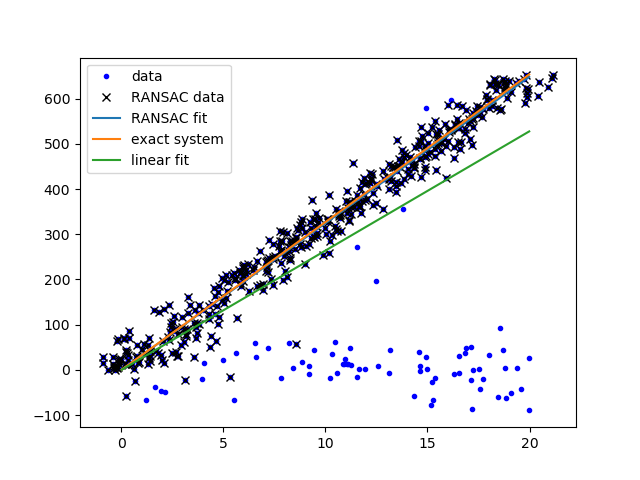

The Python source for this figure:
import numpy as np
import scipy as sp
import scipy.linalg as sl


def ransac(data, model, n, k, t, d, debug=False, return_all=False):
    """
    输入:
        data - 样本点
        model - 假设模型:事先自己确定
        n - 生成模型所需的最少样本点
        k - 最大迭代次数
        t - 阈值:作为判断点满足模型的条件
        d - 拟合较好时,需要的样本点最少的个数,当做阈值看待
    输出:
        bestfit - 最优拟合解（返回nil,如果未找到）
    """
    iterations = 0
    bestfit = None
    besterr = np.inf  # 设置默认值
    best_inlier_idxs = None
    while iterations < k:
        maybe_idxs, test_idxs = random_partition(n, data.shape[0])
        print('test_idxs = ', test_idxs)
        maybe_inliers = data[maybe_idxs, :]  # 获取size(maybe_idxs)行数据(Xi,Yi)
        test_points = data[test_idxs]  # 若干行(Xi,Yi)数据点
        maybemodel = model.fit(maybe_inliers)  # 拟合模型
        test_err = model.get_error(test_points, maybemodel)  # 计算误差:平方和最小
        print('test_err = ', test_err < t)
        also_idxs = test_idxs[test_err < t]
        print('also_idxs = ', also_idxs)
        also_inliers = data[also_idxs, :]
        if debug:
            print('test_err.min()', test_err.min())
            print('test_err.max()', test_err.max())
            print('numpy.mean(test_err)', np.mean(test_err))
            print('iteration %d:len(alsoinliers) = %d' % (iterations, len(also_inliers)))
        # if len(also_inliers > d):
        print('d = ', d)
        if (len(also_inliers) > d):
            betterdata = np.concatenate((maybe_inliers, also_inliers))  # 样本连接
            bettermodel = model.fit(betterdata)
            better_errs = model.get_error(betterdata, bettermodel)
            thiserr = np.mean(better_errs)  # 平均误差作为新的误差
            if thiserr < besterr:
                bestfit = bettermodel
                besterr = thiserr
                best_inlier_idxs = np.concatenate((maybe_idxs, also_idxs))  # 更新局内点,将新点加入
        iterations += 1
    if bestfit is None:
        raise ValueError("did't meet fit acceptance criteria")
    if return_all:
        return bestfit, {'inliers': best_inlier_idxs}
    else:
        return bestfit


def random_partition(n, n_data):
    """return n random rows of data and the other len(data) - n rows"""
    all_idxs = np.arange(n_data)  # 获取n_data下标索引
    np.random.shuffle(all_idxs)  # 打乱下标索引
    idxs1 = all_idxs[:n]
    idxs2 = all_idxs[n:]
    return idxs1, idxs2


class LinearLeastSquareModel:
    # 最小二乘求线性解,用于RANSAC的输入模型
    def __init__(self, input_columns, output_columns, debug=False):
        self.input_columns = input_columns
        self.output_columns = output_columns
        self.debug = debug

    def fit(self, data):
        # np.vstack按垂直方向（行顺序）堆叠数组构成一个新的数组
        A = np.vstack([data[:, i] for i in self.input_columns]).T  # 第一列Xi-->行Xi
        B = np.vstack([data[:, i] for i in self.output_columns]).T  # 第二列Yi-->行Yi
        x, resids, rank, s = sl.lstsq(A, B)  # residues:残差和
        return x  # 返回最小平方和向量

    def get_error(self, data, model):
        A = np.vstack([data[:, i] for i in self.input_columns]).T  # 第一列Xi-->行Xi
        B = np.vstack([data[:, i] for i in self.output_columns]).T  # 第二列Yi-->行Yi
        B_fit = sp.dot(A, model)  # 计算的y值,B_fit = model.k*A + model.b
        err_per_point = np.sum((B - B_fit) ** 2, axis=1)  # sum squared error per row
        return err_per_point


def test():
    # 生成理想数据
    n_samples = 500  # 样本个数
    n_inputs = 1  # 输入变量个数
    n_outputs = 1  # 输出变量个数
    A_exact = 20 * np.random.random((n_samples, n_inputs))  # 随机生成0-20之间的500个数据:行向量
    perfect_fit = 60 * np.random.normal(size=(n_inputs, n_outputs))  # 随机线性度，即随机生成一个斜率
    B_exact = sp.dot(A_exact, perfect_fit)  # y = x * k

    # 加入高斯噪声,最小二乘能很好的处理
    A_noisy = A_exact + np.random.normal(size=A_exact.shape)  # 500 * 1行向量,代表Xi
    B_noisy = B_exact + np.random.normal(size=B_exact.shape)  # 500 * 1行向量,代表Yi

    if 1:
        # 添加"局外点"
        n_outliers = 80
        all_idxs = np.arange(A_noisy.shape[0])  # 获取索引0-499
        np.random.shuffle(all_idxs)  # 将all_idxs打乱
        outlier_idxs = all_idxs[:n_outliers]  # 80个0-500的随机局外点
        A_noisy[outlier_idxs] = 20 * np.random.random((n_outliers, n_inputs))  # 加入噪声和局外点的Xi
        B_noisy[outlier_idxs] = 50 * np.random.normal(size=(n_outliers, n_outputs))  # 加入噪声和局外点的Yi
    # setup model
    all_data = np.hstack((A_noisy, B_noisy))  # 形式([Xi,Yi]....) shape:(500,2)500行2列
    input_columns = range(n_inputs)  # 数组的第一列x:0
    output_columns = [n_inputs + i for i in range(n_outputs)]  # 数组最后一列y:1
    debug = False
    model = LinearLeastSquareModel(input_columns, output_columns, debug=debug)  # 类的实例化:用最小二乘生成已知模型

    linear_fit, resids, rank, s = sp.linalg.lstsq(all_data[:, input_columns], all_data[:, output_columns])

    # run RANSAC 算法
    ransac_fit, ransac_data = ransac(all_data, model, 50, 1000, 7e3, 300, debug=debug, return_all=True)

    if 1:
        import pylab

        sort_idxs = np.argsort(A_exact[:, 0])
        A_col0_sorted = A_exact[sort_idxs]  # 秩为2的数组

        if 1:
            pylab.plot(A_noisy[:, 0], B_noisy[:, 0], 'b.', label='data')  # 散点图使用绿色点表示
            pylab.plot(A_noisy[ransac_data['inliers'], 0], B_noisy[ransac_data['inliers'], 0], 'kx', label="RANSAC data")
        else:
            pylab.plot(A_noisy[non_outlier_idxs, 0], B_noisy[non_outlier_idxs, 0], 'b.', label='noisy data')
            pylab.plot(A_noisy[outlier_idxs, 0], B_noisy[outlier_idxs, 0], 'r.', label='outlier data')

        pylab.plot(A_col0_sorted[:, 0],
                   np.dot(A_col0_sorted, ransac_fit)[:, 0],
                   label='RANSAC fit')
        pylab.plot(A_col0_sorted[:, 0],
                   np.dot(A_col0_sorted, perfect_fit)[:, 0],
                   label='exact system')
        pylab.plot(A_col0_sorted[:, 0],
                   np.dot(A_col0_sorted, linear_fit)[:, 0],
                   label='linear fit')
        pylab.legend()
        pylab.show()

if __name__ == "__main__":
    test()
